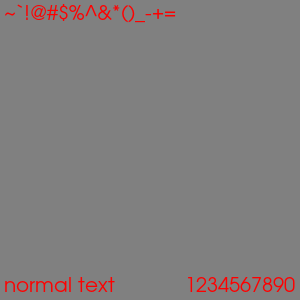

Source code (Python):
#!/usr/bin/env python

# Test vtkCornerAnnotation with an emptied text slot to verify no artifact box.

import vtkmodules.vtkInteractionStyle  # noqa: F401
import vtkmodules.vtkRenderingFreeType  # noqa: F401
import vtkmodules.vtkRenderingOpenGL2  # noqa: F401

from vtkmodules.vtkRenderingAnnotation import vtkCornerAnnotation
from vtkmodules.vtkRenderingCore import (
    vtkRenderWindow,
    vtkRenderWindowInteractor,
    vtkRenderer,
)

# Renderer
renderer = vtkRenderer()
renderer.SetBackground(0.5, 0.5, 0.5)

# Corner annotation
corner_annotation = vtkCornerAnnotation()
corner_annotation.SetLinearFontScaleFactor(2)
corner_annotation.SetNonlinearFontScaleFactor(1)
corner_annotation.SetMaximumFontSize(20)
corner_annotation.SetText(0, "normal text")
corner_annotation.SetText(1, "1234567890")
corner_annotation.SetText(2, "~`!@#$%^&*()_-+=")
corner_annotation.SetText(3, "text to remove")
corner_annotation.GetTextProperty().SetColor(1, 0, 0)

renderer.AddViewProp(corner_annotation)

# Render window
render_window = vtkRenderWindow()
render_window.AddRenderer(renderer)
render_window.SetWindowName("empty corner")
render_window.SetMultiSamples(0)
render_window.SetSize(300, 300)

# Interactor
interactor = vtkRenderWindowInteractor()
interactor.SetRenderWindow(render_window)

# First render with all text
render_window.Render()

# Empty annotation #3 — should not display a black or white box
corner_annotation.SetText(3, "")

interactor.Initialize()
interactor.Start()
